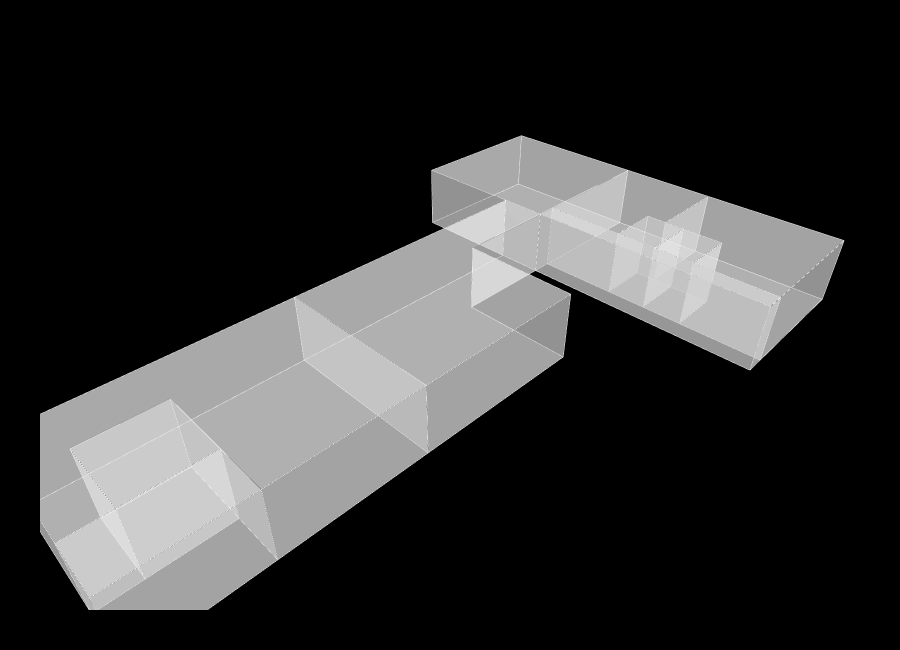

Write notebook code for a chart like this one.
### Code cell
rooms = [
    box(75, -7, 99, 17),
    box(75, -43, 78, -7),
    make_room([(78, -7), (99, -7), (99, -22), (86, -22), (86, -19), (78, -19)]),
    box(78, -25, 86, -19),
    box(78, -31, 86, -25),
    make_room([(78, -31), (78, -43), (99, -43), (99, -22), (86, -22), (86, -31)]),
    make_room([(35, -24), (60, -24), (60, -7), (75, -7), (75, 0), (35, 0)]),
    box(5, -17, 15, -7),
    make_room([(0, -17), (0, 0), (35, 0), (35, -24), (15, -24), (15, -7), (5, -7), (5, -17)]),
    box(0, -24, 15, -17),
]

room_reference_points = [
    (87.0, 5.0, 5.0),
    (76.5, -25.0, 5.0),
    (89.0, -14.0, 5.0),
    (82.0, -22.0, 5.0),
    (82.0, -28.0, 5.0),
    (89.8, -33.7, 5.0),
    (50.5, -10.7, 5.0),
    (10.0, -12.0, 5.0),
    (20.3, -10.6, 5.0),
    (7.5, -20.5, 5.0),
]

room_names = [
    'Bedroom 1', 'Corridor', 'Bedroom 2', 'WC 1', 'WC 2',
    'Kitchen', 'Living Room', 'WC', 'Office', 'Pantry'
]

cc = CellComplex.ByCells(rooms)
cells = Topology.Cells(cc)
colors = [
    '#%02x%02x%02x' % tuple(int(c * 255) for c in colorsys.hsv_to_rgb(i / len(cells), 0.55, 0.9))
    for i in range(len(cells))
]

room_data = []
for i, cell in enumerate(cells):
    cp = centroid_xyz(cell)
    idx = min(range(len(room_reference_points)), key=lambda j: dist3(cp, room_reference_points[j]))
    room_name = room_names[idx]
    Topology.SetDictionary(
        cell,
        Dictionary.ByKeysValues(['id', 'name', 'color'], [i, room_name, colors[i]])
    )
    room_data.append({'cell': cell, 'name': room_name, 'centroid': cp})
    print(f'cell {i}: {room_name} @ ({cp[0]:.1f}, {cp[1]:.1f}, {cp[2]:.1f})')

Topology.Show(
    cc,
    faceColorKey='color', faceOpacity=0.45,
    edgeColor='white', edgeWidth=1,
    showVertices=False,
    backgroundColor='black',
    width=900, height=650,
    renderer=renderer
)

### Figure 1 — Plotly figure (JSON) as saved in the notebook; plotly's stock layout.template omitted (floating-point values rounded to 4 significant figures; data arrays with more than 128 entries replaced by an {"elided": "..."} marker saying what was removed)
{"data": [{"hoverinfo": "text", "legendgroup": "2", "legendrank": 2, "line": {"color": "white", "dash": "solid", "width": 1}, "marker": {"size": 0}, "mode": "lines", "name": "1: Untitled (Edges)", "showlegend": false, "text": "", "type": "scatter3d", "x": {"elided": "315 int values"}, "y": {"elided": "315 int values"}, "z": {"elided": "315 int values"}}, {"cmax": 1, "cmin": 0, "color": "#FAFAFA", "colorscale": [[0, "#440154"], [0.1111, "#482878"], [0.2222, "#3e4989"], [0.3333, "#31688e"], [0.4444, "#26828e"], [0.5556, "#1f9e89"], [0.6667, "#35b779"], [0.7778, "#6ece58"], [0.8889, "#b5de2b"], [1, "#fde725"]], "facecolor": {"elided": "154 str values"}, "flatshading": true, "hoverinfo": "text", "hovertext": {"elided": "154 str values"}, "i": {"elided": "154 int values"}, "j": {"elided": "154 int values"}, "k": {"elided": "154 int values"}, "legendgroup": "3", "legendrank": 3, "lighting": {"facenormalsepsilon": 0}, "name": "1: Untitled (Faces)", "opacity": 0.45, "showlegend": false, "showscale": false, "text": {"elided": "154 str values"}, "type": "mesh3d", "x": [78, 75, 75, 99, 75, 99, 78, 75, 99, 99, 75, 75, 78, 75, 78, 78, 78, 75, 78, 78, 78, 78, 86, 99, 86, 99, 86, 86, 60, 35, 60, 35, 35, 60, 60, 35, 86, 99, 86, 99, 86, 86, 15, 15, 15, 5, 5, 0, 0, 0, 0, 15, 15, 15, 5, 5, 0, 0], "y": [-7, -7, 0, -7, 17, 17, -7, -7, -7, 17, 17, 0, -43, -43, -31, -19, -25, -43, -43, -31, -25, -19, -19, -22, -22, -22, -22, -19, -24, -24, -7, 0, -24, -24, -7, 0, -31, -43, -25, -43, -25, -31, -17, -24, -7, -7, -17, -17, 0, -17, 0, -24, -17, -7, -7, -17, -24, -24], "z": [0, 0, 0, 0, 0, 0, 10, 10, 10, 10, 10, 10, 0, 0, 0, 0, 0, 10, 10, 10, 10, 10, 0, 0, 0, 10, 10, 10, 0, 0, 0, 0, 10, 10, 10, 10, 0, 0, 0, 10, 10, 10, 0, 0, 0, 0, 0, 0, 0, 10, 10, 10, 10, 10, 10, 10, 0, 10]}], "layout": {"autosize": true, "height": 650, "margin": {"b": 40, "l": 40, "r": 40, "t": 40}, "paper_bgcolor": "#000000", "plot_bgcolor": "#000000", "scene": {"aspectmode": "data", "camera": {"center": {"x": 0, "y": 0, "z": 0}, "eye": {"x": -1.25, "y": -1.25, "z": 1.25}, "projection": {"type": "perspective"}, "up": {"x": 0, "y": 0, "z": 1}}, "xaxis": {"visible": false}, "yaxis": {"visible": false}, "zaxis": {"visible": false}}, "showlegend": true, "width": 900, "xaxis": {"showgrid": false, "visible": false, "zeroline": false}, "yaxis": {"showgrid": false, "visible": false, "zeroline": false}}}
